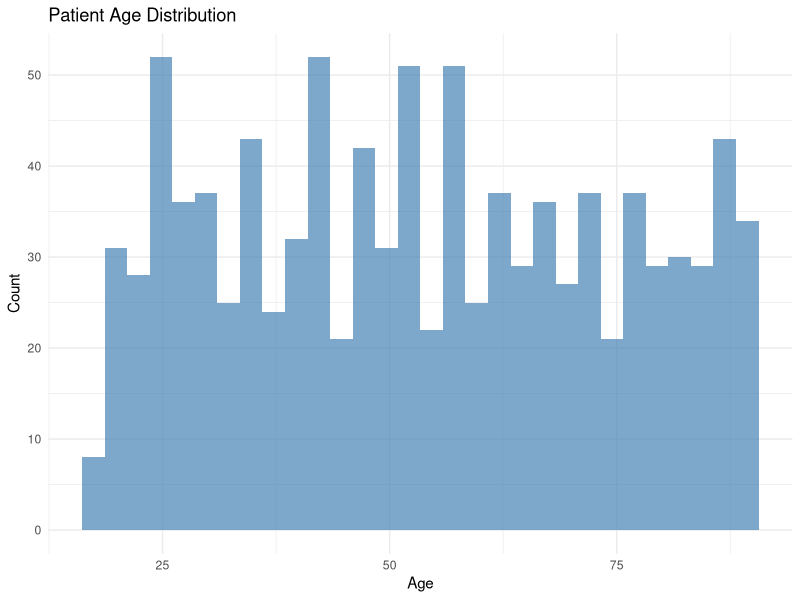
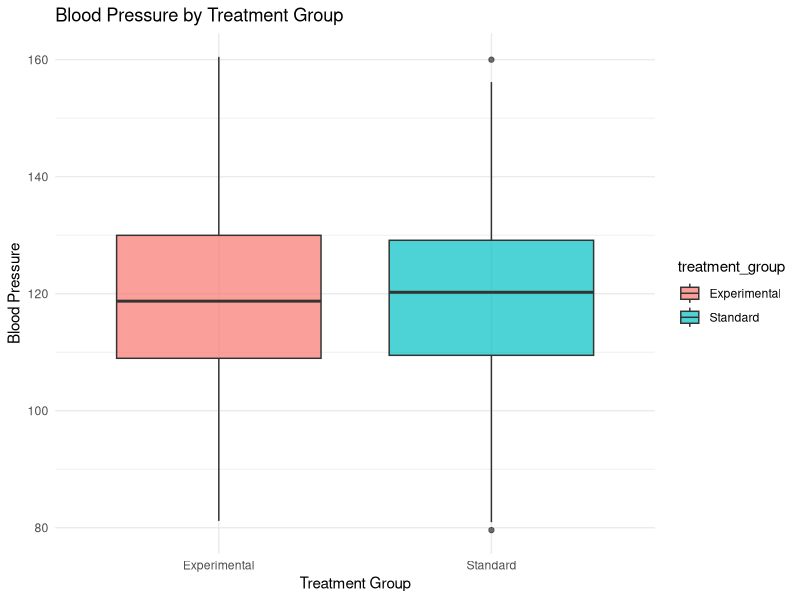
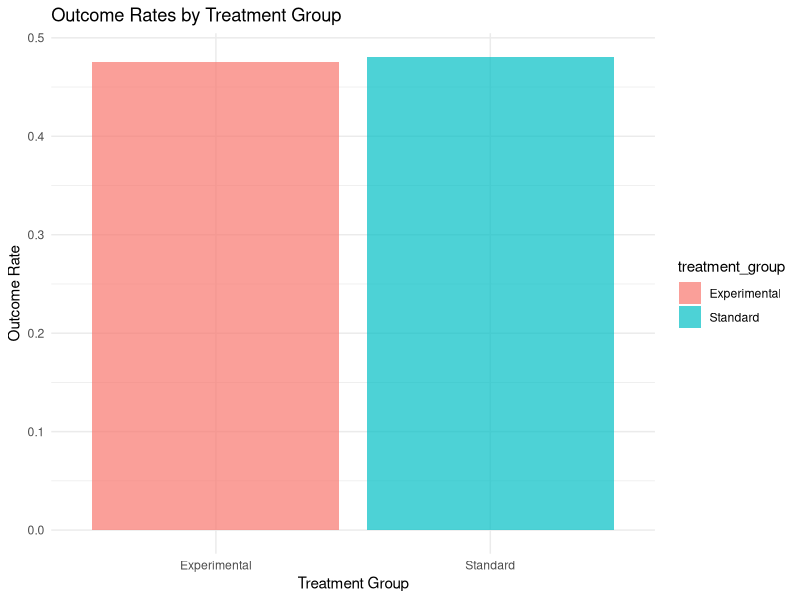

R code for these plots, in order:
# United Hospital Fund - Data Visualization
library(tidyverse)
library(ggplot2)

cat("=== DATA VISUALIZATION ===\n")

# Load the cleaned data
analysis_data <- read_csv("data/cleaned_health_data.csv")

cat("Creating healthcare data visualizations...\n")

# Create output directory
if(!dir.exists("output/figures")) dir.create("output/figures", recursive = TRUE)

# 1. Age distribution
p1 <- ggplot(analysis_data, aes(x = age)) +
  geom_histogram(fill = "steelblue", alpha = 0.7, bins = 30) +
  labs(title = "Patient Age Distribution", x = "Age", y = "Count") +
  theme_minimal()

# 2. Blood pressure by treatment group
p2 <- ggplot(analysis_data, aes(x = treatment_group, y = blood_pressure, fill = treatment_group)) +
  geom_boxplot(alpha = 0.7) +
  labs(title = "Blood Pressure by Treatment Group", x = "Treatment Group", y = "Blood Pressure") +
  theme_minimal()

# 3. Outcome rates
p3 <- analysis_data %>%
  group_by(treatment_group) %>%
  summarise(outcome_rate = mean(outcome)) %>%
  ggplot(aes(x = treatment_group, y = outcome_rate, fill = treatment_group)) +
  geom_col(alpha = 0.7) +
  labs(title = "Outcome Rates by Treatment Group", x = "Treatment Group", y = "Outcome Rate") +
  theme_minimal()

# Save plots
ggsave("output/figures/age_distribution.png", p1, width = 8, height = 6)
ggsave("output/figures/bp_by_treatment.png", p2, width = 8, height = 6)
ggsave("output/figures/outcome_rates.png", p3, width = 8, height = 6)

cat("✅ VISUALIZATION COMPLETE\n")
cat("Plots saved to output/figures/\n")